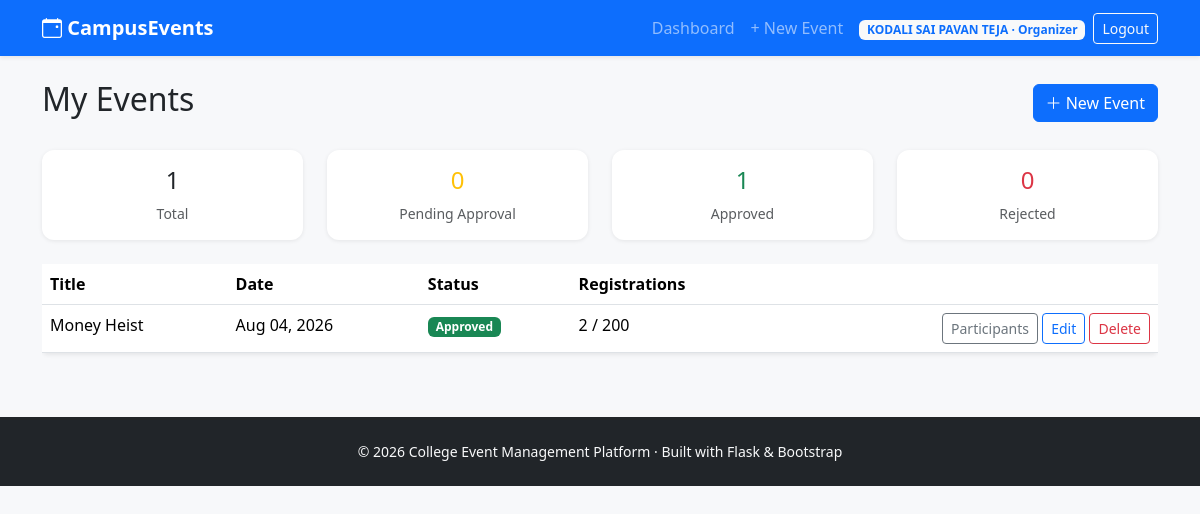
The page /organizer/dashboard (signed in) on the database its author committed.
### models/user.py (models this page shows, shortened)
class User(UserMixin, db.Model):
    __tablename__ = "users"
    id = db.Column(db.Integer, primary_key=True)
    full_name = db.Column(db.String(120), nullable=False)
    email = db.Column(db.String(150), unique=True, nullable=False, index=True)
    password_hash = db.Column(db.String(255), nullable=False)
    role = db.Column(db.String(20), nullable=False, default="student")
    department = db.Column(db.String(100))
    roll_number = db.Column(db.String(50))
    club_name = db.Column(db.String(120))
    created_at = db.Column(db.DateTime, default=datetime.utcnow)
    events_created = db.relationship(
        "Event", backref="organizer", lazy=True, foreign_keys="Event.organizer_id"
    )
    registrations = db.relationship(
        "Registration", backref="student", lazy=True, cascade="all, delete-orphan"
    )
    feedback_given = db.relationship(
        "Feedback", backref="student", lazy=True, cascade="all, delete-orphan"
    )
    @property
    def is_student(self):
        return self.role == "student"
    @property
    def is_organizer(self):
        return self.role == "organizer"

### models/event.py (models this page shows, shortened)
class Event(db.Model):
    __tablename__ = "events"
    id = db.Column(db.Integer, primary_key=True)
    title = db.Column(db.String(150), nullable=False)
    description = db.Column(db.Text, nullable=False)
    category = db.Column(db.String(50), default="General")
    venue = db.Column(db.String(150), nullable=False)
    event_date = db.Column(db.Date, nullable=False)
    event_time = db.Column(db.Time, nullable=False)
    poster_filename = db.Column(db.String(255))  # stored in /uploads/posters
    max_participants = db.Column(db.Integer, default=0)  # 0 = unlimited
    status = db.Column(db.String(20), default="pending", nullable=False)
    organizer_id = db.Column(db.Integer, db.ForeignKey("users.id"), nullable=False)
    created_at = db.Column(db.DateTime, default=datetime.utcnow)
    registrations = db.relationship(
        "Registration", backref="event", lazy=True, cascade="all, delete-orphan"
    )
    feedbacks = db.relationship(
        "Feedback", backref="event", lazy=True, cascade="all, delete-orphan"
    )
    @property
    def seats_taken(self):
        return len(self.registrations)

### routes/organizer.py (the view)
@organizer_bp.route("/dashboard")
@login_required
@role_required("organizer")
def dashboard():
    events = Event.query.filter_by(organizer_id=current_user.id).order_by(Event.event_date.desc()).all()
    counts = {
        "total": len(events),
        "pending": sum(1 for e in events if e.status == "pending"),
        "approved": sum(1 for e in events if e.status == "approved"),
        "rejected": sum(1 for e in events if e.status == "rejected"),
    }
    return render_template("organizer/dashboard.html", events=events, counts=counts)

### models/user.py (called while the page is built)
@login_manager.user_loader
def load_user(user_id):
    return User.query.get(int(user_id))

### templates/organizer/dashboard.html (shortened to what this page needs)
{% extends "base.html" %}
{% block content %}
<div class="d-flex justify-content-between align-items-center mb-4">
    <h2>My Events</h2>
    <a href="{{ url_for('organizer.create_event') }}" class="btn btn-primary"><i class="bi bi-plus-lg"></i> New Event</a>
</div>
<div class="row g-4 mb-4">
    <div class="col-md-3">
        <div class="card stat-card p-3 text-center">
            <h4>{{ counts.total }}</h4><p class="text-muted mb-0 small">Total</p>
        </div>
    </div>
    <div class="col-md-3">
        <div class="card stat-card p-3 text-center">
            <h4 class="text-warning">{{ counts.pending }}</h4><p class="text-muted mb-0 small">Pending Approval</p>
        </div>
    </div>
    <div class="col-md-3">
        <div class="card stat-card p-3 text-center">
            <h4 class="text-success">{{ counts.approved }}</h4><p class="text-muted mb-0 small">Approved</p>
        </div>
    </div>
    <div class="col-md-3">
        <div class="card stat-card p-3 text-center">
            <h4 class="text-danger">{{ counts.rejected }}</h4><p class="text-muted mb-0 small">Rejected</p>
        </div>
    </div>
</div>
<div class="table-responsive">
<table class="table table-hover bg-white shadow-sm rounded">
    <thead>
        <tr><th>Title</th><th>Date</th><th>Status</th><th>Registrations</th><th></th></tr>
    </thead>
    <tbody>
        {% for event in events %}
        <tr>
            <td>{{ event.title }}</td>
            <td>{{ event.event_date.strftime('%b %d, %Y') }}</td>
            <td><span class="badge badge-status-{{ event.status }}">{{ event.status|capitalize }}</span></td>
            <td>{{ event.seats_taken }}{% if event.max_participants %} / {{ event.max_participants }}{% endif %}</td>
            <td class="text-end">
                <a href="{{ url_for('organizer.participants', event_id=event.id) }}" class="btn btn-sm btn-outline-secondary">Participants</a>
                <a href="{{ url_for('organizer.edit_event', event_id=event.id) }}" class="btn btn-sm btn-outline-primary">Edit</a>
                <form class="d-inline" method="POST" action="{{ url_for('organizer.delete_event', event_id=event.id) }}" data-confirm="Delete this event permanently?">
                    <button class="btn btn-sm btn-outline-danger">Delete</button>
                </form>
            </td>
        </tr>
        {% else %}
        <tr><td colspan="5" class="text-center text-muted py-4">You haven't created any events yet.</td></tr>
        {% endfor %}
    </tbody>
</table>
</div>
{% endblock %}

### templates/base.html (shortened to what this page needs)
<!DOCTYPE html>
<html lang="en">
<head>
    <link href="https://cdn.jsdelivr.net/npm/bootstrap@5.3.3/dist/css/bootstrap.min.css" rel="stylesheet">
    <link href="https://cdn.jsdelivr.net/npm/bootstrap-icons@1.11.3/font/bootstrap-icons.css" rel="stylesheet">
    <link href="{{ url_for('static', filename='css/style.css') }}" rel="stylesheet">
</head>
<body>
<nav class="navbar navbar-expand-lg navbar-dark bg-primary sticky-top shadow-sm">
    <div class="container">
        <a class="navbar-brand fw-bold" href="{{ url_for('home') }}">
            <i class="bi bi-calendar-event"></i> CampusEvents
        </a>
        <div class="collapse navbar-collapse" id="navMain">
            <ul class="navbar-nav ms-auto align-items-lg-center">
                {% if current_user.is_authenticated %}
                    {% if current_user.is_student %}
                        <li class="nav-item"><a class="nav-link" href="{{ url_for('student.dashboard') }}">Dashboard</a></li>
                        <li class="nav-item"><a class="nav-link" href="{{ url_for('student.browse_events') }}">Browse Events</a></li>
                        <li class="nav-item"><a class="nav-link" href="{{ url_for('student.my_events') }}">My Events</a></li>
                        <li class="nav-item"><a class="nav-link" href="{{ url_for('student.certificates') }}">Certificates</a></li>
                        <li class="nav-item"><a class="nav-link" href="{{ url_for('student.profile') }}">Profile</a></li>
                    {% elif current_user.is_organizer %}
                        <li class="nav-item"><a class="nav-link" href="{{ url_for('organizer.dashboard') }}">Dashboard</a></li>
                        <li class="nav-item"><a class="nav-link" href="{{ url_for('organizer.create_event') }}">+ New Event</a></li>
                    {% endif %}
                    <li class="nav-item ms-lg-2">
                        <span class="badge bg-light text-primary">{{ current_user.full_name }} · {{ current_user.role|capitalize }}</span>
                    </li>
                    <li class="nav-item ms-lg-2">
                        <a class="btn btn-outline-light btn-sm" href="{{ url_for('auth.logout') }}">Logout</a>
                    </li>
                {% else %}
                    <li class="nav-item"><a class="nav-link" href="{{ url_for('auth.login') }}">Login</a></li>
                    <li class="nav-item"><a class="btn btn-light btn-sm ms-lg-2" href="{{ url_for('auth.register') }}">Sign Up</a></li>
                {% endif %}
            </ul>
        </div>
    </div>
</nav>
<main class="container my-4">
    {% block content %}{% endblock %}
</main>
<footer class="bg-dark text-light py-4 mt-5">
    <div class="container text-center small">
        &copy; {{ current_year }} College Event Management Platform · Built with Flask &amp; Bootstrap
    </div>
</footer>
</body>
</html>

### static/css/style.css (style rules this page uses)
body { background-color: #f7f8fa; }
.stat-card { border: none; border-radius: 12px; box-shadow: 0 1px 4px rgba(0,0,0,0.08); }
.badge-status-approved { background-color: #198754; }

### rows shown on the page
User: full_name "KODALI SAI PAVAN TEJA", role "Organizer"
Event: title "Money Heist", event_date "Aug 04, 2026", status "Approved", seats_taken "2", max_participants "200"

### other values the page prints
{{ counts.total }} "1"
{{ counts.pending }} "0"
{{ counts.approved }} "1"
{{ counts.rejected }} "0"
